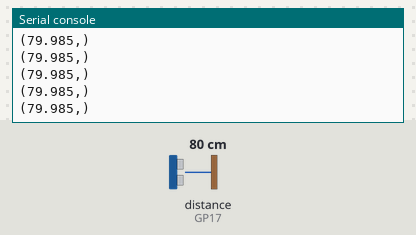
Simulated run of this program. Board: Raspberry Pi Pico running CircuitPython. Shown: the last lines printed to the serial console. Inputs (shaded band) come from the test bench; at power-on: distance to the obstacle (sensor on GP17) 80 cm. The echo pulse lasts 58.3 µs per cm.

Above: at 1.2 s.
1.3 s: distance to the obstacle (sensor on GP17) set to 2 cm
At 1.38 s:
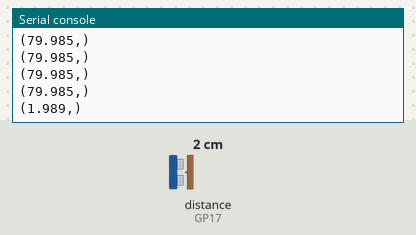
2.8 s: distance to the obstacle (sensor on GP17) set to 4 cm
At 2.89 s:
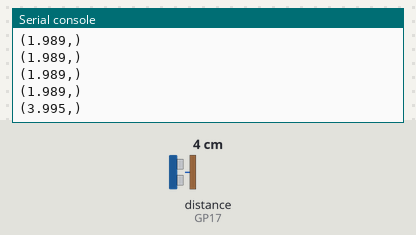
Timing chart, 0 to 5.8 s (numbered marks = the images above; inputs shaded):
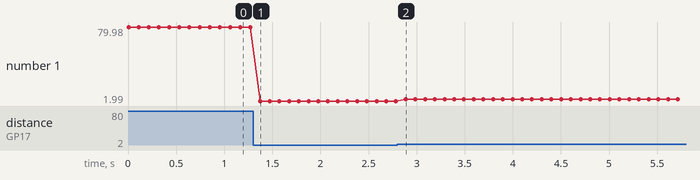

Measured:
- after the input at 1.3 s, the serial console: prints a new line after 0.07 s (image 1)
- after the input at 2.8 s, the serial console: prints a new line after 0.09 s (image 2)
- plotted number 1: 79.98 → 1.99 after the input at 1.3 s, 1.99 → 4 after the input at 2.8 s

The program:

code.py
```python
"""
used for reading analog input of microphone...

"""
import time
import board
from analogio import AnalogIn

# analog_in = AnalogIn(board.A0)


# def get_voltage(pin):
#     return (pin.value * 100) / 65536


# while True:
#     print((get_voltage(analog_in),))
#     time.sleep(0.1)

#     import time


import board
import adafruit_hcsr04
sonar = adafruit_hcsr04.HCSR04(trigger_pin=board.GP16, echo_pin=board.GP17)

while True:
    try:
        print((sonar.distance,))
    except RuntimeError:
        print("Retrying!")
    time.sleep(0.1)
```
